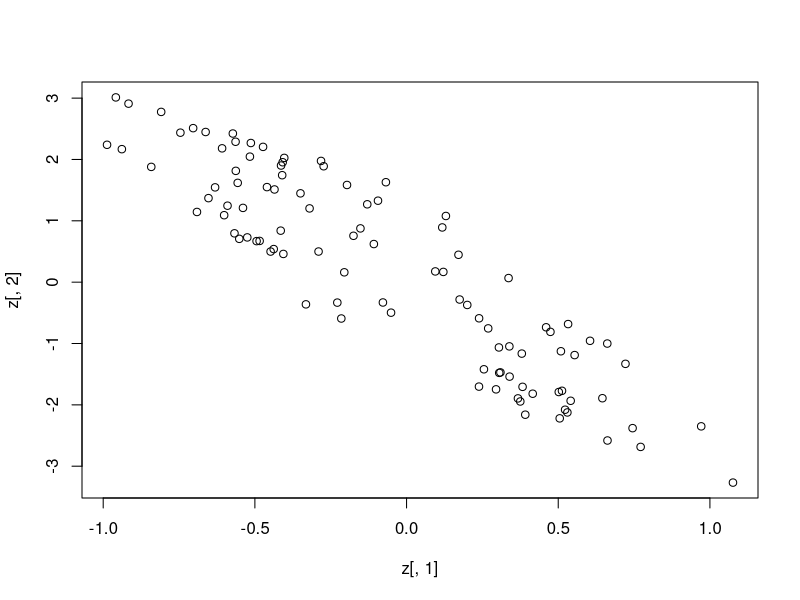

Generate this figure with R:
## ---- chunk 1
z <- matrix(0, 100, 2)

for(i in 1:100) {
  # 1. Generate Y~U(B^2(1))
  x <- rnorm(2)
  R <- runif(1)^{1/2}
  y <- x/norm(as.matrix(x)) * R
  
  # 2.Find B 
  sigma <- matrix(c(5/9, 7/6, 7/6 ,25/9), 2, 2)
  B <- chol(sigma)
  
  # 3. Z
  z[i,] <- solve(t(B)) %*% y
}

plot(z[,1], z[,2])

## ---- chunk 2
P = matrix(c(0, 1/2, 1/2, 0, 0, 0,
             1/3, 0, 1/3, 1/3, 0, 0,
             1/4, 1/4, 0, 1/4, 1/4, 0,
             0, 1/4, 1/4, 0, 1/4, 1/4,
             0, 0, 1/3, 1/3, 0, 1/3,
             0, 0, 0, 1/2, 1/2, 0), 6, 6, byrow=T)
## ---- chunk 3


pi = c(1/9, 1/6, 2/9, 2/9, 1/6, 1/9)

pi %*% P == pi
## ---- chunk 4



pi0 = c(1/6, 1/6, 1/6, 1/6, 1/6, 1/6)
freq = rep(0, 6)

N = 10000
x = sample(seq(1, 6), 1, prob=pi0) # x0
freq[x] = freq[x] + 1
for(i in 1:N) {
  x = sample(seq(1, 6), 1, prob=P[x, ])
  freq[x] = freq[x] + 1
}
prob = freq / (N + 1)
prob
